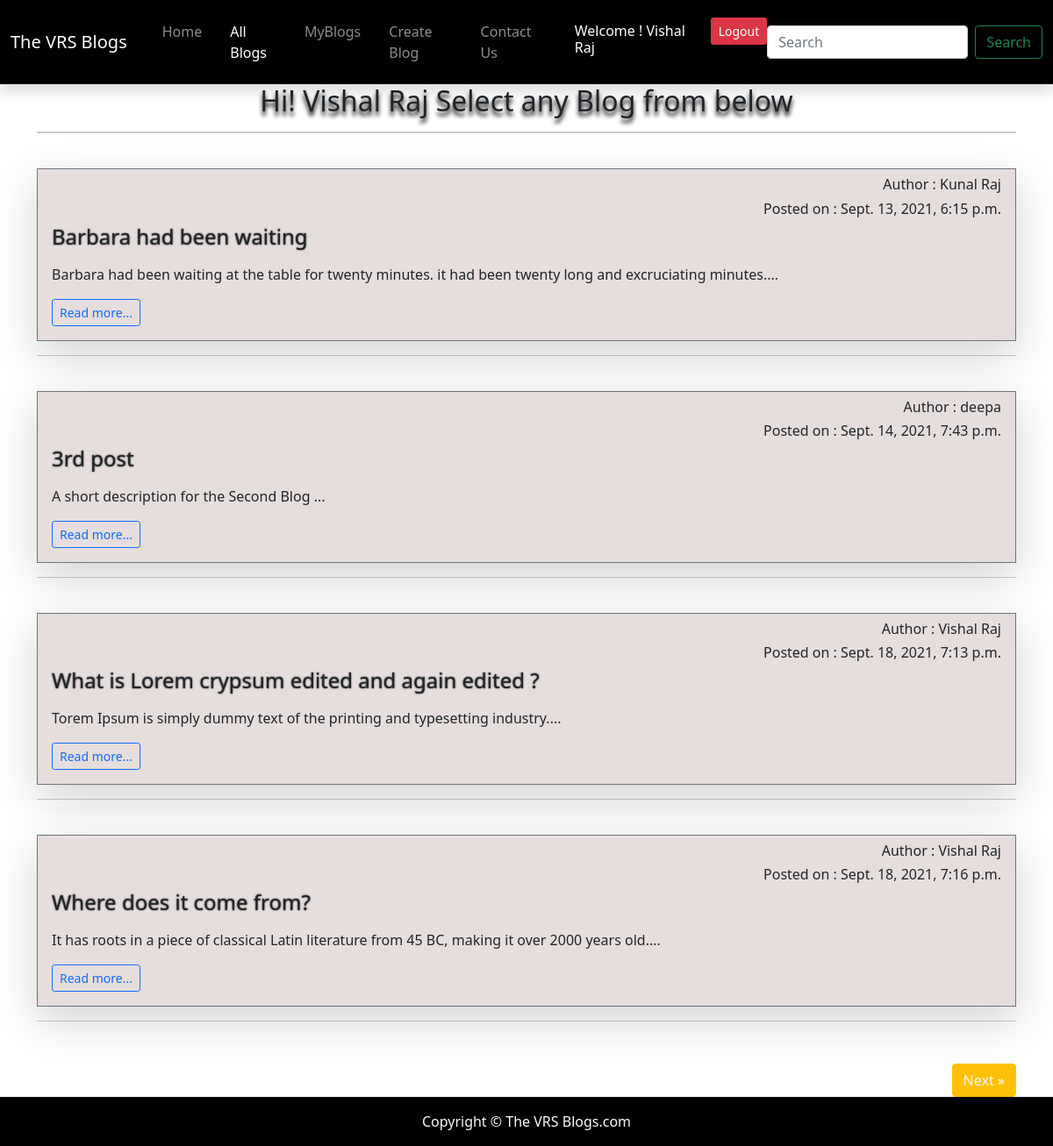
Screenshot of /blog/blog/ (signed in) with the database file from the repository.
### blog/models.py (models this page shows, shortened)
class BlogModel(models.Model):
    author = models.ForeignKey(User,on_delete=models.CASCADE)
    title = models.CharField(max_length=200)
    description=models.CharField(max_length=300,default="")
    content = HTMLField(default="")
    slug = models.SlugField(max_length=100,null=True,blank=True)
    created_at = models.DateTimeField(auto_now_add=True)
    updated_at = models.DateTimeField(auto_now=True)

### blog/views.py (the view)
# urls.py: 2. Add a URL to urlpatterns:  path('blog/', include('blog.urls'))
def blog(request):
    users=User.objects.all()
    no_of_posts = 4
    page=request.GET.get('page')
    if page is None:
        page=1
    else:
        page=int(page)
    blogs=BlogModel.objects.all()
    length=len(blogs)
    blogs=blogs[(page-1)*no_of_posts: page*no_of_posts]
    if page > 1:
        prev=page-1
    else:
        prev=None
    if page < math.ceil(length/no_of_posts):
        next=page+1
    else:
        next=None
    context={ 'blogs':blogs,'prev':prev,'next':next,'users':users}
    return render(request,"blog/blog-blog.html",context)

### blog/templates/blog/blog-blog.html (shortened to what this page needs)
{% extends 'blog/blog-base.html' %}
{% block blogactive %}active{% endblock blogactive %}
{% block body %}
{% if user.is_authenticated %}
<div class="container" style="min-height: 100vh;">
    <div class="row">
        <div class="col-lg-12">
            <h2 style="text-align: center;text-shadow:0px 5px 5px black">Hi! {{user.first_name}} Select any Blog from
                below</h2>
            <hr style="height:2px"><br>
            {% for blog in blogs %}
            <div class="d-flex shadow-lg py-2 border border-secondary" style="background-color:rgb(230, 221, 221)">
                <div class="flex-grow-1 mx-3"> <h6 style="text-align: end;">Author : {{blog.author.first_name}}</h6> <h6 style="text-align: end;">Posted on : {{blog.created_at}}</h6>
                    <h4 style="text-shadow: 0px 0px 2px black;"><a class="text-dark text-decoration-none" href="http://127.0.0.1:8000/blog/blogpost/{{blog.slug}}">{{blog.title}}</a>
                    </h4>
                    <div class="only-show-big py-2">{{blog.description}}...</div>
                    <a class="btn btn-outline-primary btn-sm text-decoration-none my-2" href="http://127.0.0.1:8000/blog/blogpost/{{blog.slug}}"
                        role="button">Read more...{{blog.title|slice:":0" }}</a>
                </div>
            </div>
            <hr><br>
            {% endfor %}
            <div class="my-2">
                {% if next %}
                <button type="button" class="btn btn-warning float-end"><a class="text-light text-decoration-none"
                        href="http://127.0.0.1:8000/blog/blog?page={{next}}">Next &raquo</a></button>
                {% endif %}
            </div>
        </div>
    </div>
</div>
{% else %}
<div class="container">
    <h1 style="text-align: center;text-shadow:0px 5px 5px black">Please Login to View the Blogs Page</h1>
  </div>
  {% endif %}
{% endblock body %}

### blog/templates/blog/blog-base.html (shortened to what this page needs)
<!doctype html>
<html lang="en">
<head>
  <link href="https://cdn.jsdelivr.net/npm/bootstrap@5.1.0/dist/css/bootstrap.min.css" rel="stylesheet"
>
</head>
<body>
  {% if user.is_authenticated %}
  <nav class="navbar navbar-expand-lg navbar-dark bg-black shadow">
    <div class="container-fluid my-2">
      <a class="navbar-brand" href="#">The VRS Blogs</a>
      <div class="collapse navbar-collapse" id="navbarSupportedContent">
        <ul class="navbar-nav me-auto mb-2 mb-lg-0">
          <li class="nav-item ms-3">
            <a class="nav-link {% block homeactive %}{% endblock homeactive %}" aria-current="page"
              href="{% url 'Home-page' %}">Home</a>
          </li>
          <li class="nav-item ms-3">
            <a class="nav-link {% block blogactive %}{% endblock blogactive %}" href="{% url 'blog' %}">All Blogs</a>
          </li>
          <li class="nav-item ms-3">
            <a class="nav-link {% block selfactive %}{% endblock selfactive %}"
              href="{% url 'Myblogs' %}">MyBlogs</a>
          </li>
          <li class="nav-item ms-3">
            <a class="nav-link {% block createactive %}{% endblock createactive %}"
              href="{% url 'create' %}">Create Blog</a>
          </li>
          <li class="nav-item ms-3 me-3">
            <a class="nav-link {% block contactactive %}{% endblock contactactive %}"
              href="{% url 'contact' %}">Contact Us</a>
          </li>
          <li class="nav-item ms-3">
            <h6 style="color: white; margin-top:10px;">Welcome ! {{user.first_name}}</h6>
          </li>
          <li>
            <a href="{% url 'sign-out' %}">
              <button class="btn btn-sm ms-4 mt-1 bg-danger" type="button"
                style="color: white; box-shadow: 0px 5px 5px black;">Logout</button>
            </a>
          </li>
        </ul>
        <form class="d-flex" action="{% url 'search' %}"" method="get">
          <input class="form-control me-2" type="search" placeholder="Search" aria-label="Search" name="query">
          <button class="btn btn-outline-success" type="submit">Search</button>
        </form>
      </div>
    </div>
  </nav>
  {% else %}
  <nav class="navbar navbar-expand-lg navbar-dark bg-black shadow">
    <div class="container-fluid my-2">
      <a class="navbar-brand" href="#">The VRS Blogs</a>
    </div>
  </nav>
  {% endif %}
  {% block body %}
  {% endblock body %}
  <footer class="text-center py-3 text-light bg-black" id='footer'>Copyright &copy; The VRS Blogs.com</footer>
</body>
</html>

### rows the page displays
BlogModel: author.first_name "Kunal Raj", created_at "Sept. 13, 2021, 6:15 p.m.", title "Barbara had been waiting", description "Barbara had been waiting at the table for twenty minutes. it had been twenty long and excruciating minutes."
BlogModel: author.first_name "deepa", created_at "Sept. 14, 2021, 7:43 p.m.", title "3rd post", description "A short description for the Second Blog"
BlogModel: author.first_name "Vishal Raj", created_at "Sept. 18, 2021, 7:13 p.m.", title "What is Lorem crypsum edited and again edited ?", description "Torem Ipsum is simply dummy text of the printing and typesetting industry."
BlogModel: author.first_name "Vishal Raj", created_at "Sept. 18, 2021, 7:16 p.m.", title "Where does it come from?", description "It has roots in a piece of classical Latin literature from 45 BC, making it over 2000 years old."

### other values shown
{{ user.first_name }} "Vishal Raj"
